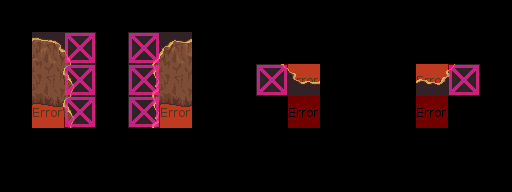

A level layout from a 2D game, rendered from its tile map. Below: a short description, then the map file with tile-grid data replaced by summaries:
An orthogonal 16x6 tile map with 32x32 px tiles, 7 tile layers (Regions, Input_setCave, Output_CaveGround, Output_CaveWall, ...), 4 tilesets.

<map version="1.0" orientation="orthogonal" width="16" height="6" tilewidth="32" tileheight="32">
 <tileset firstgid="1" name="ruleset" tilewidth="32" tileheight="32">
  <image source="ruleset.png" width="256" height="64" />
 </tileset>
 <tileset firstgid="17" name="mountains" tilewidth="32" tileheight="32">
  <image source="../tiles/mountains.png" width="480" height="288" />
 </tileset>
 <tileset firstgid="152" name="dirt2" tilewidth="32" tileheight="32">
  <image source="../tiles/dirt2.png" width="96" height="192" />
 </tileset>
 <tileset firstgid="170" name="collision" tilewidth="32" tileheight="32">
  <image source="../tiles/collision.png" width="64" height="32" />
 </tileset>
 <layer name="Regions" width="16" height="6">
  <data>[96 cells, 18 non-empty, 1 distinct tile ids]</data>
 </layer>
 <layer name="Input_setCave" width="16" height="6" opacity="0.55">
  <data>[96 cells, 18 non-empty, 2 distinct tile ids]</data>
 </layer>
 <layer name="Output_CaveGround" width="16" height="6" opacity="0.68">
  <data>[96 cells, 0 non-empty, 0 distinct tile ids]</data>
 </layer>
 <layer name="Output_CaveWall" width="16" height="6">
  <data>[96 cells, 10 non-empty, 10 distinct tile ids]</data>
 </layer>
 <layer name="Output_CaveWall2" width="16" height="6">
  <data>[96 cells, 4 non-empty, 4 distinct tile ids]</data>
 </layer>
 <layer name="Output_CaveOver" width="16" height="6">
  <data>[96 cells, 2 non-empty, 2 distinct tile ids]</data>
 </layer>
 <layer name="Output_Collision" width="16" height="6">
  <data>[96 cells, 8 non-empty, 1 distinct tile ids]</data>
 </layer>
</map>
